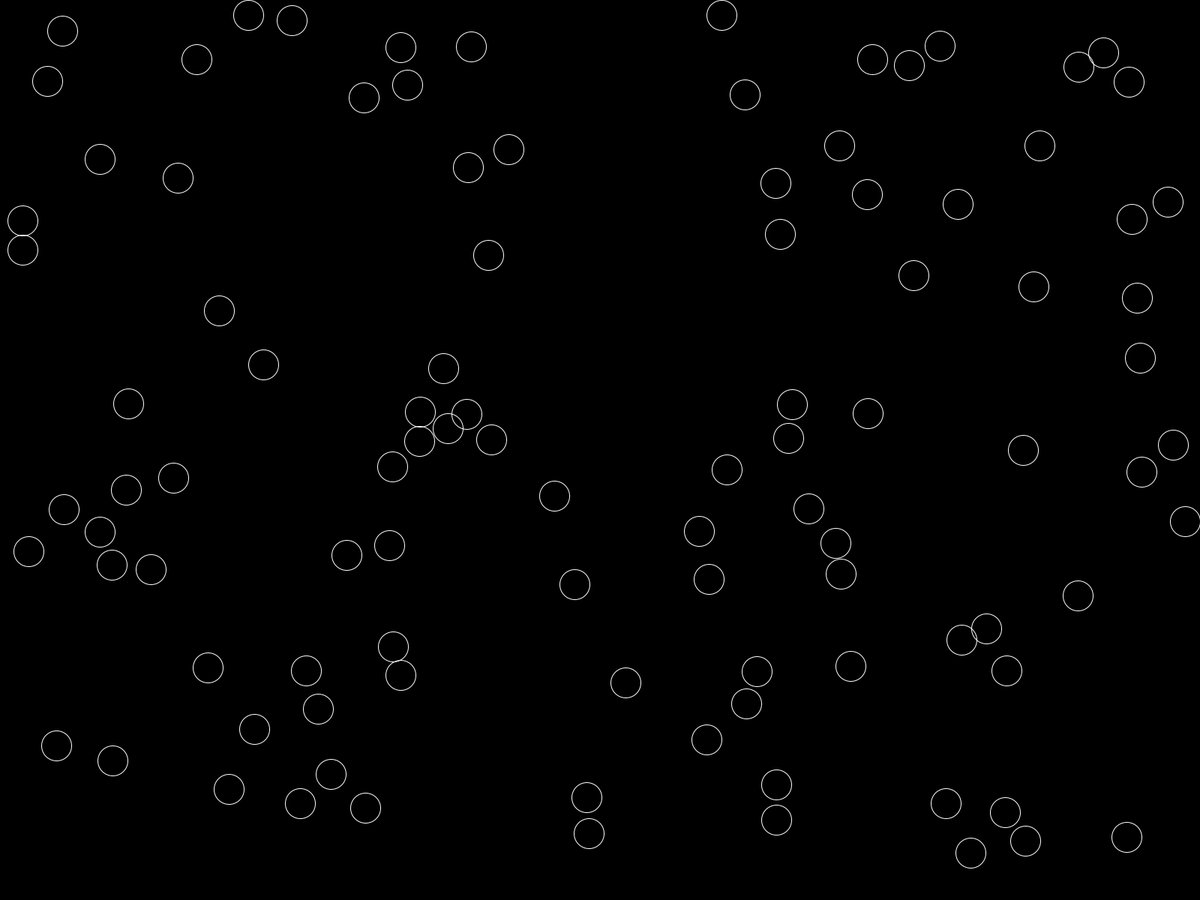
Frame 1 (no input)
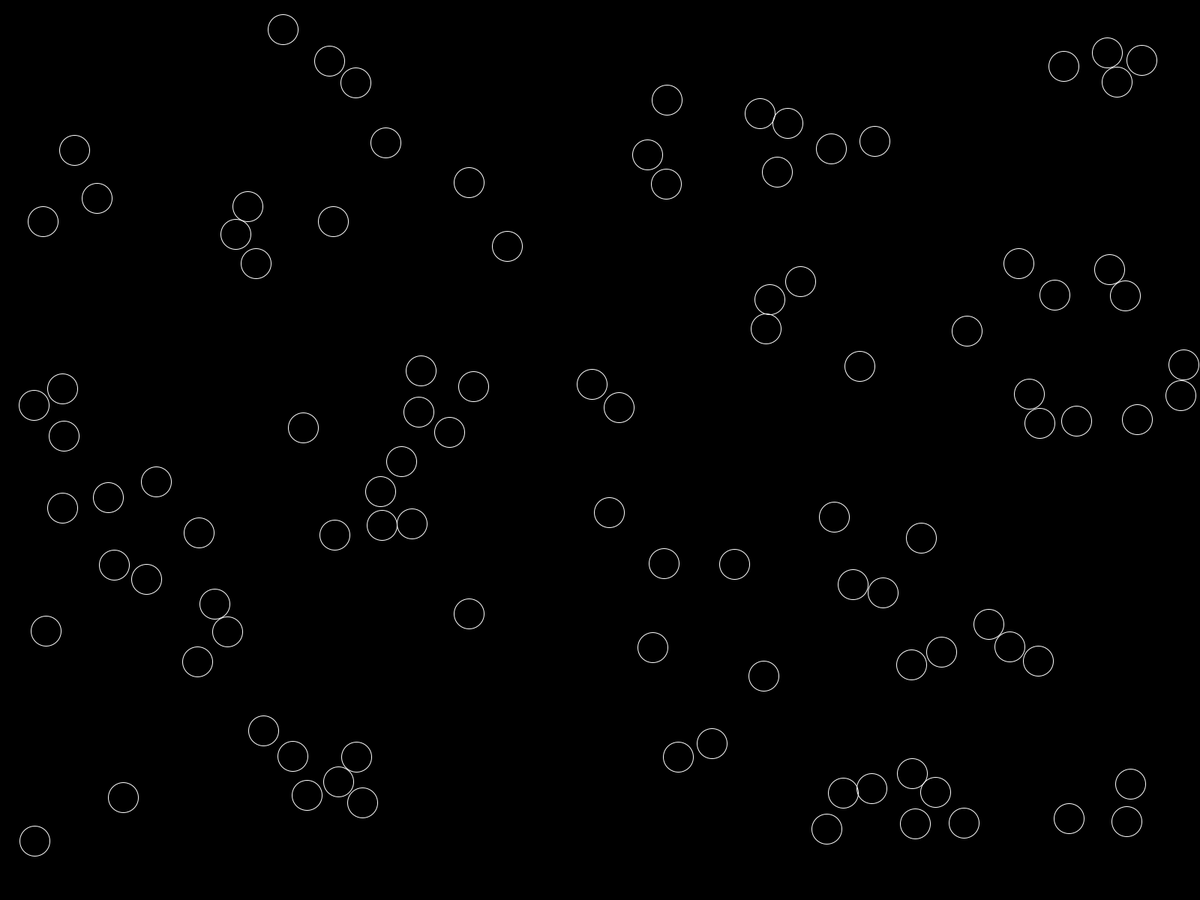
Frame 60 (the mouse pressed at the canvas centre just before this capture)
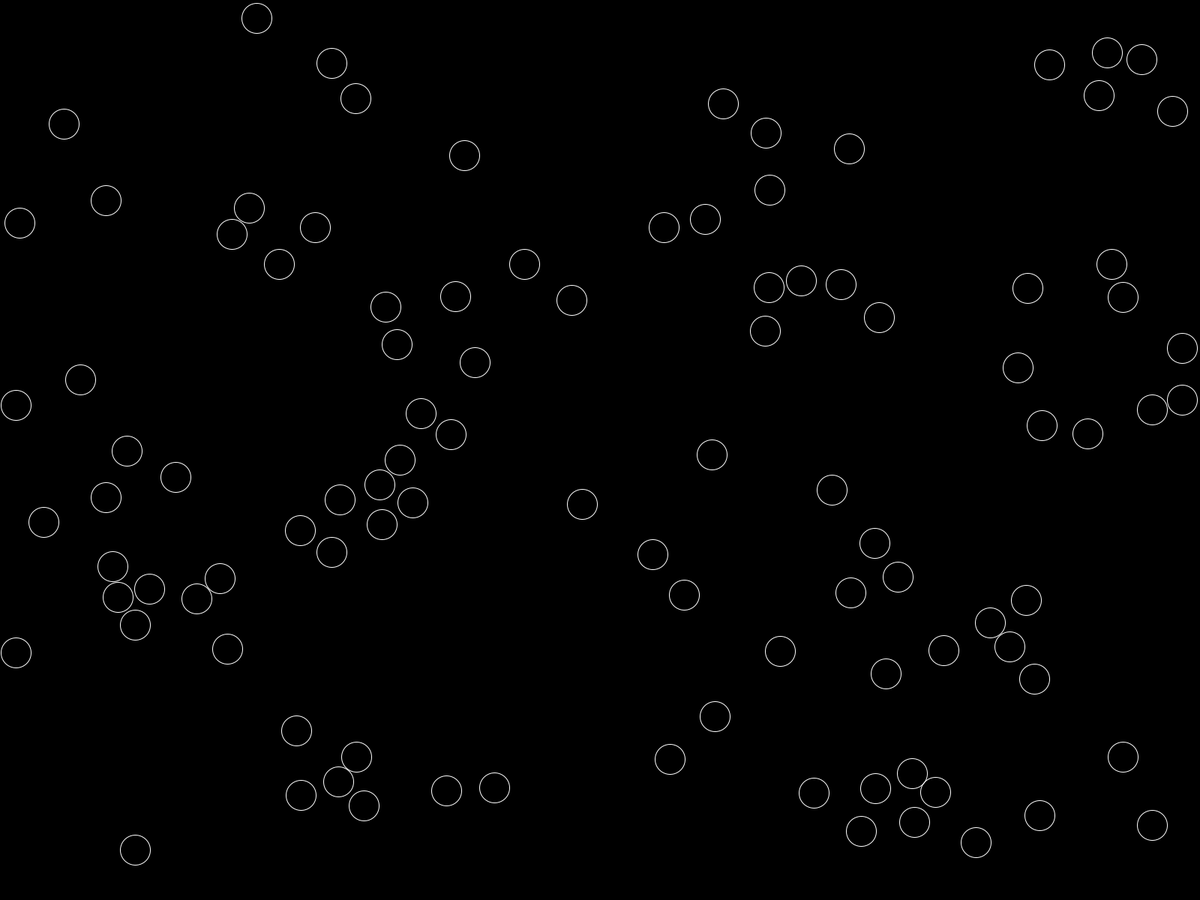
Frame 120 (the mouse held since frame 60 and released just before this capture)

The Processing sketch that drew these frames (run headless with seeded random() and noise(); from frame 60 on, the mouse is pressed at the canvas centre):

// Processing sketch: billiards
// ── billiards.pde
float SPEED = 5;
float R = 20	;
int NUMBER = 100;
Ball[] balls = new Ball[NUMBER];
float des=1;
void setup() {
  fullScreen();
  background(0);
  
  float angle = TWO_PI / NUMBER;
  for (int i = 0; i < NUMBER; i++) {
    float addx = cos(angle * i);
    float addy = sin(angle * i);
    balls[i] = new Ball(
    random(width),random(height), 
    SPEED * addx + 1, SPEED * addy  + 1, i, balls);
  }
}

void draw() {
  background(0);
  for (int i = 0; i < NUMBER; i++) {
    balls[i].clearVector();
  }
  for (int i = 0; i < NUMBER; i++) {
    Ball ball = (Ball) balls[i];
    ball.collide();
    ball.move();
    ball.draw();
  }
}

class Ball
{
  float x, y;
  float vx, vy;
  PVector target = new PVector();
  PVector impulse = new PVector(1, 1);
  int id;
  Ball[] others;
  Ball(
  float _x, float _y, float _vx, float _vy, int _id, Ball[] _others) {
    x = _x;
    y = _y;
    vx = _vx;
    vy = _vy;
    id = _id;
    others = _others;
  }

  void move() {
    vx *= impulse.x;   
    x = x + vx + target.x;
 
    if (x - R <= 0) {
      x = R;
      vx *= -1*des;
    }
    if (x + R >= width) {
      x = width - R;
      vx *= -1*des;
    }

    vy *= impulse.y;
    y = y + vy + target.y;

    if (y - R <= 0) {
      y = R;
      vy *= -1*des;
    }
    if (y + R >= height) {
      y = height - R;
      vy *= -1*des;
    }
  }
  
  void draw() {
    noFill();
    stroke(255);
    ellipse(x, y, R * 2, R * 2);
  }
  
  void clearVector() {
    target.x = 0;
    target.y = 0;
    impulse.x = 1;
    impulse.y = 1;
  }
  void collide() {
    for (int i = id + 1; i < NUMBER; i++) {
      Ball otherBall = (Ball) others[i];
      float dx = otherBall.x - x;
      float dy = otherBall.y - y;
      float distance =sqrt(dx * dx + dy * dy);
      if (distance <= R * 2) {
      	vx*=des;
      	vy*=des;
        float angle = atan2(dy, dx);
        float push_distance = R * 2 - distance; // / 2;
        float push_x = push_distance * cos(angle);
        float push_y = push_distance * sin(angle);

        target.x -= push_x;
        target.y -= push_y;        
        otherBall.target.x += push_x;
        otherBall.target.y += push_y;

        //反発後の移動方向を設定
        if ((vx >= 0 && vx - otherBall.vx >= 0) || (vx < 0 && vx - otherBall.vx < 0)) {
          impulse.x = -0.1;
        }
        
        if (vx * otherBall.vx <= 0) {
          otherBall.impulse.x = -0.11;
        }
        
        if ((vy >= 0 && vy - otherBall.vy >= 0) || (vy < 0 && vy - otherBall.vy < 0)) {
          impulse.y = -0.1;
        }

        if (vy *  otherBall.vy <= 0) {
          otherBall.impulse.y = -0.1;
        }
      }
    }
  }
}
/*float yoah=1;
float kdn=390;
float kun=10;
float krn=510;
float kln=10;
Ball[]b;
float rad=50;
int howMany=50;
void setup() {
	fullScreen();
	ellipseMode(CENTER);
	b=new Ball[howMany];
	for(int i=0;i<b.length;i++){
		b[i]=new Ball(random(rad,width-rad),random(rad, height-rad),random(360),i,b);
	}
}

void draw() {
	background(255);
	for(int i=0;i<b.length;i++){
		b[i].update();
	}
}

class Ball{
	float vx, vy;
	PVector target = new PVector();
	float a;
	float xstep,ystep;
	int id;
	Ball[]other
	Ball(float x,float y,float a,int id,Ball[]other){
		p=new PVector(x,y);
		this.a=a;
		xstep=2;
		ystep=2;
		this.id=id;
		this.other=other;
	}
	void update(){
		stroke(0);
		p.x+=cos(radians(a))*xstep;
		p.y+=sin(radians(a))*ystep;
		if(p.x<rad/2||width-rad/2<p.x){
			xstep*=-1;
		}
		if(p.y<rad/2||height-rad/2<p.y){
			ystep*=-1;
		}
		ellipse(p.x,p.y,rad,rad);
	}
	void collider(){
		for(int i=id+1;i<howMany;i++){
			Ball otherBall = (Ball) others[i];
			float dx = otherBall.p.x - p.x;
			float dy = otherBall.p.y - p.y;
			float distance =sqrt(dx * dx + dy * dy);
			if (distance <= R * 2) {
				float angle = atan2(dy, dx);
				float push_distance = R * 2 - distance;
				float push_x = push_distance * cos(radians(a));
				float push_y = push_distance * sin(radians(a));

				target.x -= push_x;
				target.y -= push_y;
				otherBall.target.x += push_x;
				otherBall.target.y += push_y;

				if ((vx >= 0 && vx - otherBall.vx >= 0) || (vx < 0 && vx - otherBall.vx < 0)) {
					impulse.x = -1;
				}

				if (vx * otherBall.vx <= 0) {
					otherBall.impulse.x = -1;
				}

				if ((vy >= 0 && vy - otherBall.vy >= 0) || (vy < 0 && vy - otherBall.vy < 0)) {
					impulse.y = -1;
				}

				if (vy *  otherBall.vy <= 0) {
					otherBall.impulse.y = -1;
				}
			}
		}
	}
}*/
